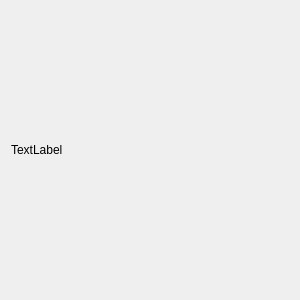
<?xml version="1.0" encoding="UTF-8"?>
<ui version="4.0">
 <class>FrameImage</class>
 <widget class="QFrame" name="FrameImage">
  <property name="geometry">
   <rect>
    <x>0</x>
    <y>0</y>
    <width>300</width>
    <height>300</height>
   </rect>
  </property>
  <property name="sizePolicy">
   <sizepolicy hsizetype="Preferred" vsizetype="Minimum">
    <horstretch>0</horstretch>
    <verstretch>0</verstretch>
   </sizepolicy>
  </property>
  <property name="minimumSize">
   <size>
    <width>300</width>
    <height>300</height>
   </size>
  </property>
  <property name="windowTitle">
   <string>Frame</string>
  </property>
  <layout class="QVBoxLayout" name="verticalLayout">
   <property name="sizeConstraint">
    <enum>QLayout::SetMinimumSize</enum>
   </property>
   <item>
    <widget class="QLabel" name="image">
     <property name="sizePolicy">
      <sizepolicy hsizetype="Ignored" vsizetype="Ignored">
       <horstretch>0</horstretch>
       <verstretch>0</verstretch>
      </sizepolicy>
     </property>
     <property name="text">
      <string>TextLabel</string>
     </property>
    </widget>
   </item>
  </layout>
 </widget>
 <resources/>
 <connections/>
</ui>
